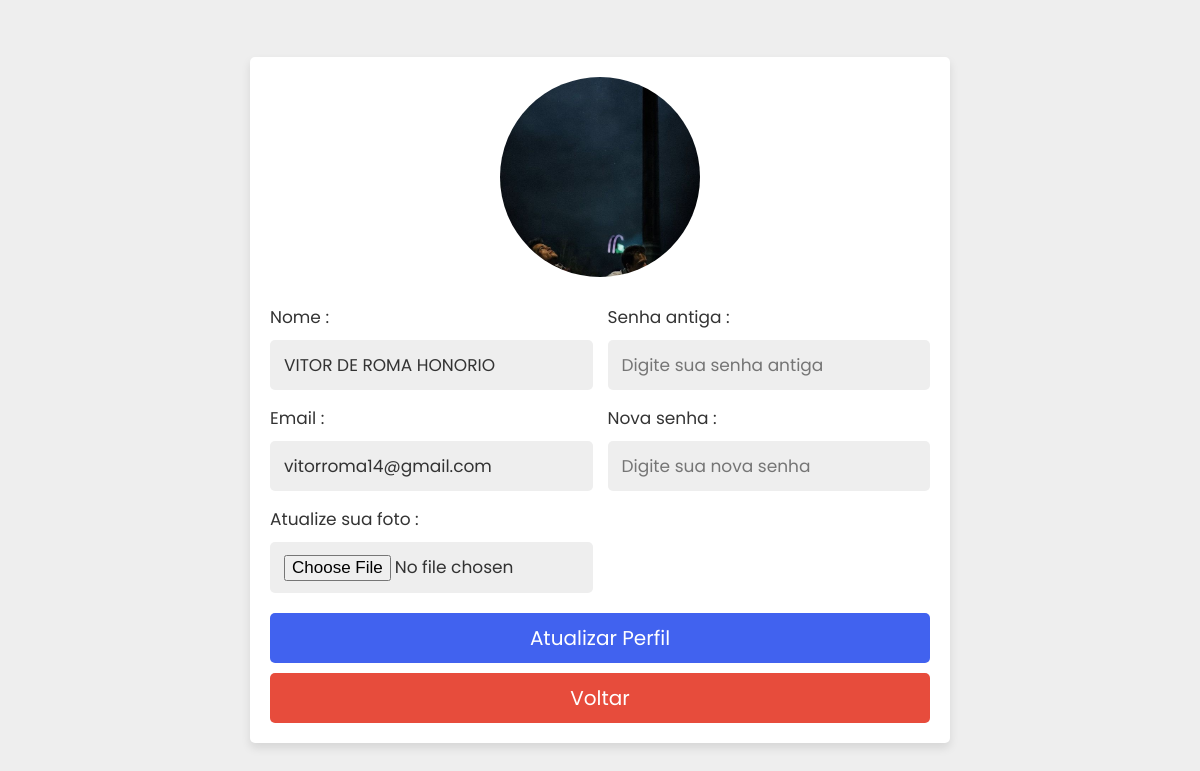
The app's page /edit-profile.php (signed in), older data.
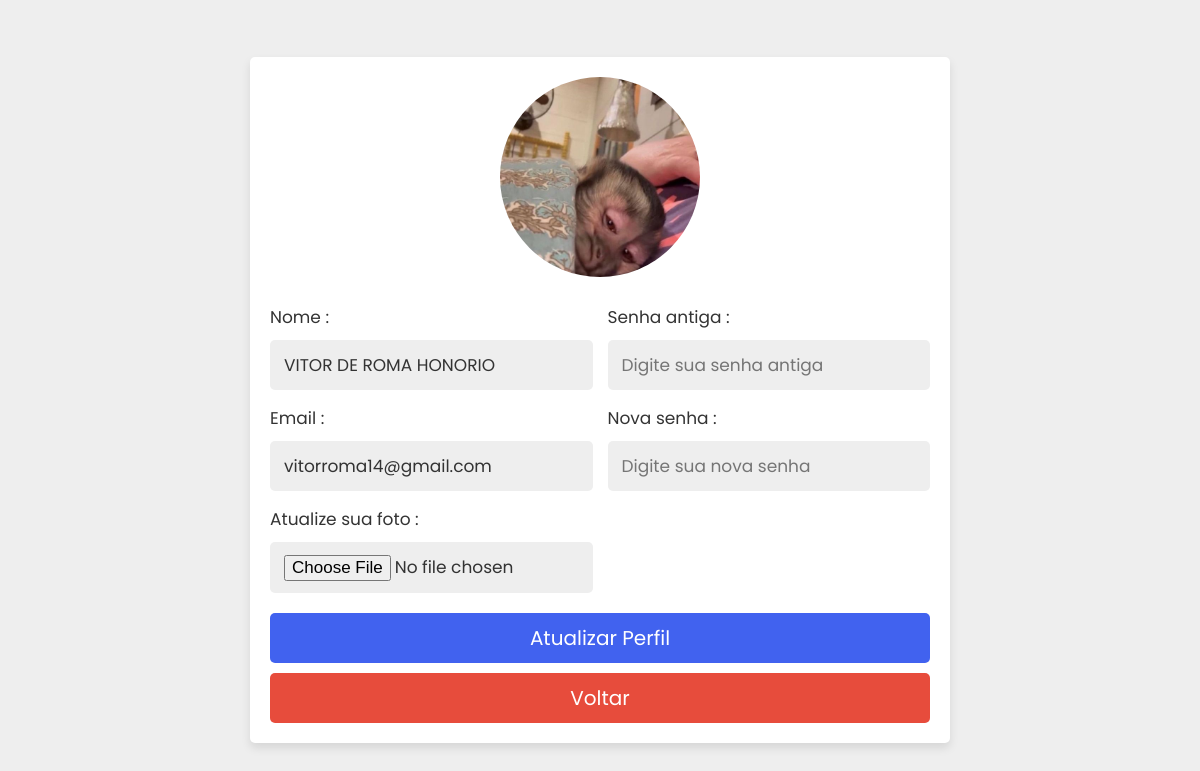
The same page, newer data.
### tables this page shows
CREATE TABLE `usuarios` (
  `id` int(11) NOT NULL,
  `nome` varchar(255) NOT NULL,
  `email` varchar(255) NOT NULL,
  `senha` varchar(255) NOT NULL,
  `estado` varchar(255) DEFAULT NULL,
  `cidade` varchar(255) DEFAULT NULL,
  `telefone` varchar(20) DEFAULT NULL,
  `data_nascimento` date DEFAULT NULL,
  `imagem` varchar(100) NOT NULL DEFAULT 'default.png'
);

### edit-profile.php (the view, shortened to what this page needs)
<?php
include 'conexao.php';
$user_id = $_SESSION['id'];
?>
<!DOCTYPE html>
<html lang="pt-BR">
<head>
    <link rel="stylesheet" href="css/user.css">
</head>
<body>
    <div class="update-profile">
        <?php
        $select = mysqli_query($mysqli, "SELECT * FROM usuarios WHERE id = '$user_id'") or die('query failed');
        if (mysqli_num_rows($select) > 0) {
            $fetch = mysqli_fetch_assoc($select);
        }
        ?>
        <form action="" method="post" enctype="multipart/form-data" onsubmit="return validateForm()">
            <?php
            if ($fetch['imagem'] == '') {
                echo '<img class="foto-user" src="uploads/default.png">';
            } else {
                echo '<img class="foto-user" src="uploads/' . $fetch['imagem'] . '">';
            }
            ?>
            <div class="flex">
                <div class="inputBox">
                    <span>Nome :</span>
                    <input type="text" name="update_name" value="<?php echo $fetch['nome']; ?>" class="box">
                    <span>Email :</span>
                    <input type="email" name="update_email" value="<?php echo $fetch['email']; ?>" class="box">
                    <span>Atualize sua foto :</span>
                    <input type="file" name="update_image" accept="image/jpg, image/jpeg, image/png" class="box">
                </div>
                <div class="inputBox">
                    <span>Senha antiga :</span>
                    <input type="password" name="update_pass" placeholder="Digite sua senha antiga" class="box">
                    <span>Nova senha :</span>
                    <input type="password" name="new_pass" placeholder="Digite sua nova senha" class="box">
                </div>
            </div>
            <input type="submit" value="Atualizar Perfil" name="update_profile" class="btn">
            <a href="index.php" class="delete-btn">Voltar</a>
        </form>
    </div>
</body>
</html>

Row changes from the older to the newer data that the page shows:
changed usuarios "VITOR DE ROMA HONORIO": imagem: a different picture
